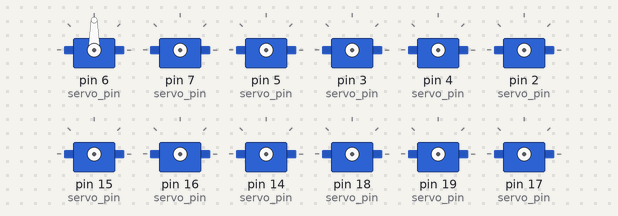
Recording of a sketch running on a simulated Arduino Uno, built with avr-gcc and run on an emulated ATmega328P. Shown: 12 × servo.

Above: at 0.25 s.
At 2.65 s:
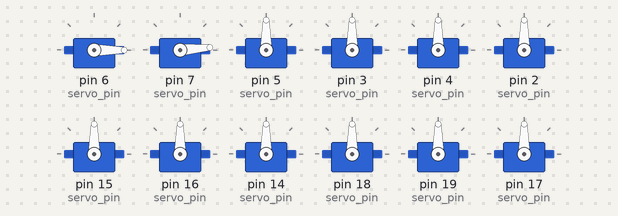
At 5.15 s:
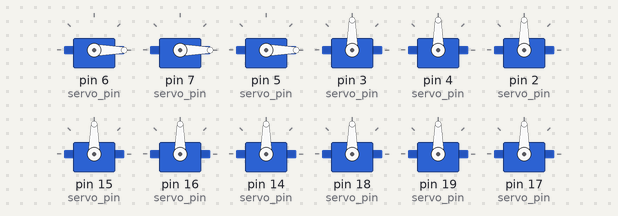
At 10.05 s:
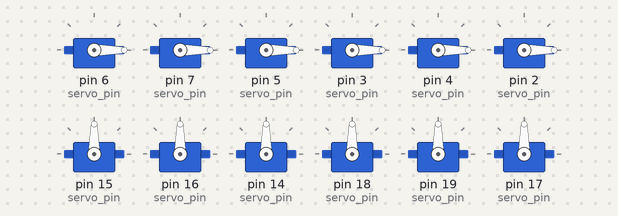
At 14.95 s:
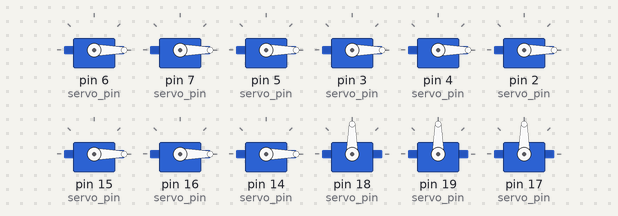
At 19.95 s:
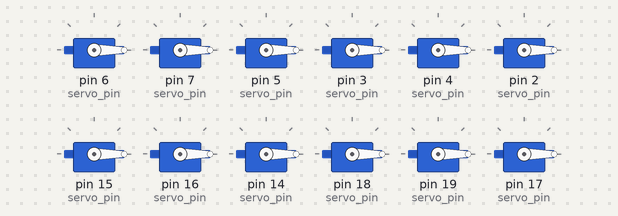
Timing chart, 0 to 26.0 s (numbered marks = the images above):
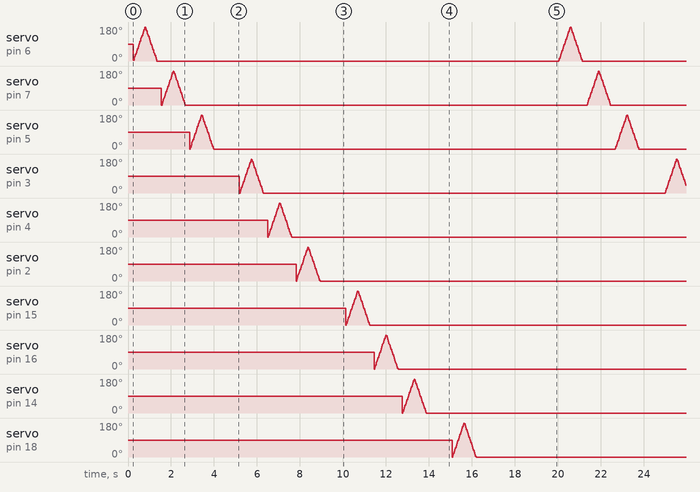

The sketch:

test_all_servos.ino
```cpp
/*
 * Sketch to test if all 12 servos are working
 * and are located in the right position on each
 * of the four legs of the spider robot. This
 * sketch should be run BEFORE mounting the legs
 * to robot.
 */

#include <Servo.h>
Servo servo[4][3];

// Leg1 (front,left) { 6, 7, 5 }
// Leg2 (back,left) { 3, 4, 2 },
// Leg3 (front, right) { 15, 16, 14 },
// Leg4 (back, right) { 18, 19, 17 }
// Leg Servos: { middle, foot, shoulder }
const int servo_pin[4][3] = { { 6, 7, 5 }, { 3, 4, 2 }, { 15, 16, 14 }, { 18, 19, 17 } };

void setup()
{
  //initialize all servos
  for (int i = 0; i < 4; i++)
  {
    for (int j = 0; j < 3; j++)
    {
      servo[i][j].attach(servo_pin[i][j]);
      delay(20);
    }
  }
}

void loop(void)
{
  int pos = 0;

  for (int i = 0; i < 4; i++)
  {
    for (int j = 0; j < 3; j++)
    {
      for (pos = 0; pos <= 180; pos += 5) { // moves servos from 0 degrees to 180 degrees
      servo[i][j].write(pos);               // tell servo to go to position in variable 'pos'
      delay(15);                            // waits 15ms for the servo to reach the position
      }
      for (pos = 180; pos >= 0; pos -= 5) {
        servo[i][j].write(pos);
        delay(15);
      }
      delay(200);
    }
    delay(1000);
  }
}
```
